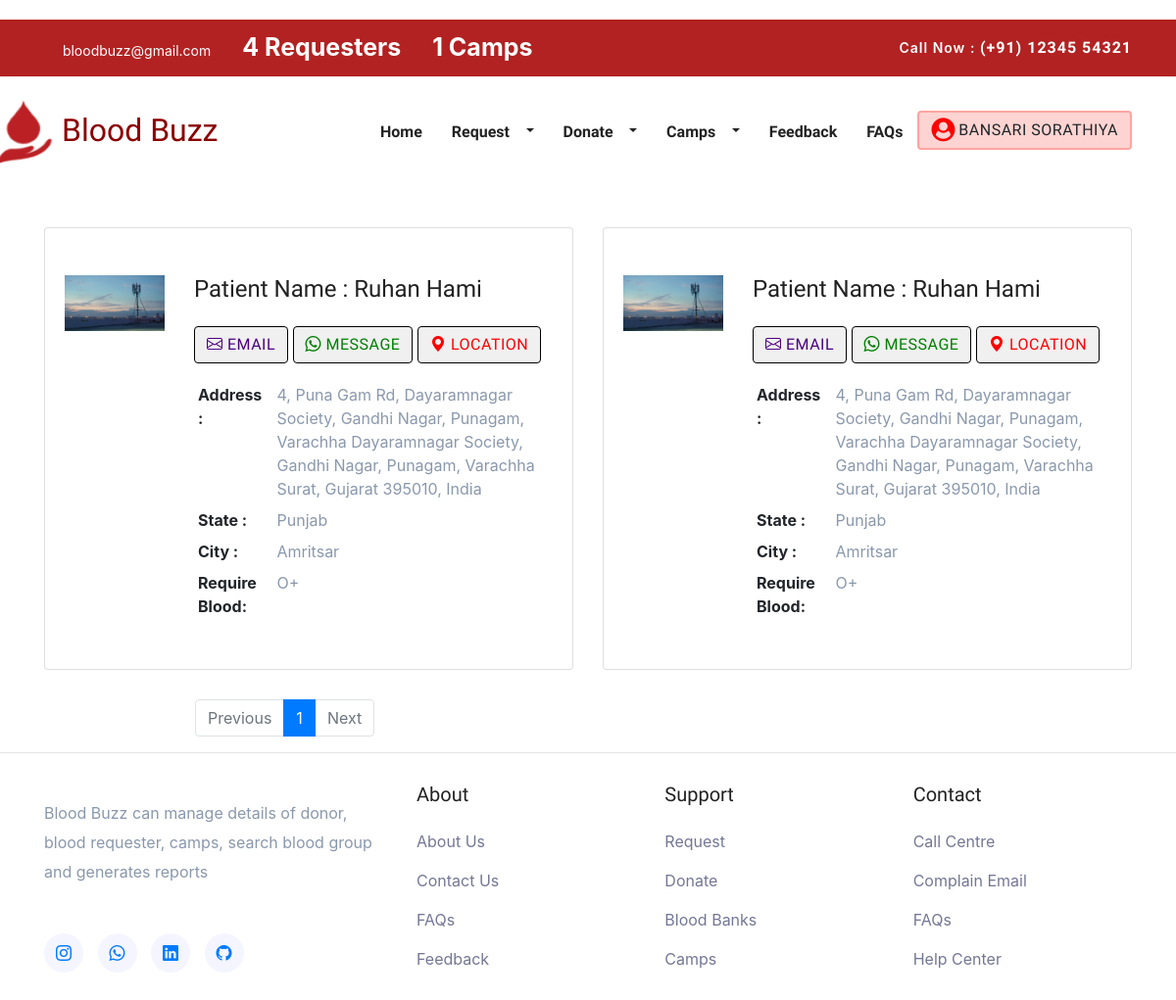
/Member/matchingBlood.php (signed in), run on the app's committed database.
### tables this page shows
CREATE TABLE `members` (
  `member_id` int(30) UNSIGNED NOT NULL,
  `img` varchar(200) DEFAULT NULL,
  `email` varchar(30) NOT NULL,
  `pwd` varchar(20) NOT NULL,
  `verify_token` varchar(100) NOT NULL,
  `name` varchar(50) NOT NULL,
  `contact_no` varchar(10) NOT NULL,
  `gender` varchar(50) NOT NULL,
  `dob` date NOT NULL,
  `address` varchar(250) NOT NULL,
  `city` int(5) UNSIGNED NOT NULL,
  `state` int(10) UNSIGNED NOT NULL,
  `landmark` varchar(80) NOT NULL,
  `pincode` varchar(6) NOT NULL,
  `member_status` enum('0','1','2') NOT NULL COMMENT '0=Deleted By Member 1=Active Status 2=Deactivated by Admin',
  `created_at` datetime NOT NULL DEFAULT current_timestamp()
);

CREATE TABLE `states` (
  `state_id` int(10) UNSIGNED NOT NULL,
  `state_name` varchar(60) NOT NULL
);

CREATE TABLE `city` (
  `city_id` int(5) UNSIGNED NOT NULL,
  `state_id` int(10) UNSIGNED NOT NULL,
  `city_name` varchar(70) NOT NULL
);

CREATE TABLE `blood_group` (
  `blood_id` mediumint(3) UNSIGNED NOT NULL,
  `blood_grp` varchar(3) NOT NULL
);

### Member/matchingBlood.php (the view, shortened to what this page needs)
<?php
include './nav.php';
        include '../Include/connect2.php';
        $member_email=$_SESSION['member_email'];
        $get_mid=$connection->prepare("SELECT member_id FROM members WHERE email=? LIMIT 1");
        $get_mid->execute([$member_email]);
        $mid_row=$get_mid->fetch(PDO::FETCH_ASSOC);
        $mid=$mid_row['member_id'];
        $check_donor=$connection->prepare("SELECT member_id,blood_id FROM eligibility WHERE member_id=?");
        $check_donor->execute([$mid]);
        if($check_donor->rowCount() > 0)
        {
?>
<body>
<?php
    $page = isset($_GET['page']) ? $_GET['page'] : 1;
    $records_per_page = 4;
    $offset = ($page - 1) * $records_per_page;
    $total_records_query ="SELECT COUNT(*) AS total FROM requester";
    $total_records_result = $connection->query($total_records_query);
    $total_records = $total_records_result->fetch(PDO::FETCH_ASSOC)['total'];
    $total_pages = ceil($total_records / $records_per_page);
    $blood_id=$check_donor->fetch(PDO::FETCH_ASSOC);
    $b=$blood_id['blood_id'];
    $query="SELECT requester.*, members.*,e.blood_id
        FROM requester JOIN eligibility e ON e.blood_id=requester.blood_id
        INNER JOIN members ON requester.member_id = members.member_id WHERE requester.blood_id=$b  LIMIT $offset, $records_per_page";
    $result = $connection->query($query);
    if ($result->rowCount() > 0)
    {
    ?>
    <div class="own">
    <div class="container">
    <div class="row">
    <?php
        while($row = $result->fetch(PDO::FETCH_ASSOC))
    {
?>
    <div class="col-lg-6">
    <div class="card m-b-30">
    <div class="card-body py-5">
    <div class="row">
    <div class="col-lg-3 text-center">
    <?php
        if($row['img']==null)
        {
        echo"<img src='../img/user.png' class='img-fluid mb-3' alt='user'>";
        }
        else
        {
            echo "<img src='../img/{$row['img']}' class='img-fluid mb-3' alt='user'>";
        }
    ?>
    </div>
    <div class="col-lg-9">
    <h4><?php echo "Patient Name :&nbsp;".$row['patient_name']; ?></h4>
    <div class="button-list mt-4 mb-3">
    <button type="button" id="email" class="btn btn-primary-rgba"><a class="envelop" href="mailto:<?php echo $row['email']; ?>"><i class="bi bi-envelope"></i>&nbsp;Email</a></button>
    <?php $cno="91". $row['contact_no']; ?>
    <button type="button" id="msg" class="btn btn-success-rgba"><a href="https://api.whatsapp.com/send?phone=<?php echo $cno; ?>" class="msg"><i class="bi bi-whatsapp"></i>&nbsp;Message</a></button>
    <button type="button" id="msg" class="btn btn-success-rgba"><a href="./userMap.php?mid=<?php echo $row['member_id'];?>" class="location"><i class="bi bi-geo-alt-fill"></i>&nbsp;Location</a></button>
    </div>
    <div class="table-responsive">
    <table class="table table-borderless mb-0">
    <tbody>
    <tr>
    <th scope="row" class="p-1">Address :</th>
    <td  style="height:100px;" class="p-1"><?php echo $row['address']; ?></td>
    </tr>
    <tr>
    <?php
    $sid=$row['state'];
    $state=$connection->prepare("SELECT DISTINCT state_name FROM states WHERE state_id=?");
    $state->execute([$sid]);
    $sname=$state->fetchColumn();
    ?>
    <th scope="row" class="p-1">State :</th>
    <td style="height:10px;" class="p-1"><?php echo $sname; ?></td>
    </tr>
    <tr>
    <?php
    $cid=$row['city'];
    $city=$connection->prepare("SELECT DISTINCT city_name FROM city WHERE city_id=?");
    $city->execute([$cid]);
    $cname=$city->fetchColumn();
    ?>
    <th scope="row" class="p-1">City :</th>
    <td style="height:10px;" class="p-1"><?php echo $cname; ?></td>
    </tr>
    <tr>
    <?php
    $bid=$row['blood_id'];
    $blood=$connection->prepare("SELECT DISTINCT blood_grp FROM blood_group WHERE blood_id=?");
    $blood->execute([$bid]);
    $blood_group=$blood->fetchColumn();
    ?>
    <th scope="row" class="p-1">Require Blood:</th>
    <td style="height:10px;" class="p-1"><?php echo $blood_group; ?></td>
    </tr>
    </tbody>
    </table>
        </div>
        </div>
        </div>
        </div>
        </div>
        </div>
    <?php
    }
    ?>
        </div>
        </div>
        </div>
    <?php
    }
    else
    {
       header("location:noRequester.php");
    }
    ?>
<nav aria-label="Feedbacks Pagination">
        <ul class="pagination">
            <li class="page-item <?php echo ($page <= 1) ? 'disabled' : ''; ?>">
                <a class="page-link" href="?page=<?php echo ($page <= 1) ? 1 : ($page - 1); ?>">Previous</a>
            </li>
            <?php for ($i = 1; $i <= $total_pages; $i++): ?>
            <li class="page-item <?php echo ($page == $i) ? 'active' : ''; ?>">
                <a class="page-link" href="?page=<?php echo $i; ?>"><?php echo $i; ?></a>
            </li>
            <?php endfor; ?>
            <li class="page-item <?php echo ($page >= $total_pages) ? 'disabled' : ''; ?>">
                <a class="page-link" href="?page=<?php echo ($page >= $total_pages) ? $total_pages : ($page + 1); ?>">Next</a>
            </li>
        </ul>
    </nav>
        <?php
        }
        else
        {
            header("location:donate_blood.php");
        }
        ?>
<?php
include './footer.php';
?>

### Member/nav.php (shortened to what this page needs)
<?php
include(__DIR__."/../include/connect.php");
if(isset($_SESSION['member_email'])){
$email = $_SESSION['member_email'];
$get_email="SELECT name FROM members WHERE email='$email'";
$get_email_run=mysqli_query($connection,$get_email);
$user=mysqli_fetch_array($get_email_run);
}
?>
<?php
include '../Include/connect2.php';
$get_requester=$connection->prepare("SELECT count(*) AS total FROM requester");
$get_requester->execute();
$data=$get_requester->fetch();
$get_camp=$connection->prepare("SELECT count(*) AS camp FROM camp WHERE `status`=?");
$get_camp->execute(['1']);
$camp=$get_camp->fetch();
?>
<!DOCTYPE html>
<html lang="en">
<head>
  <link rel="stylesheet" href="plugins/bootstrap/css/bootstrap.min.css">
  <link rel="stylesheet" href="plugins/icofont/icofont.min.css">
  <link rel="stylesheet" href="https://cdnjs.cloudflare.com/ajax/libs/font-awesome/4.7.0/css/font-awesome.min.css">
  <link rel="stylesheet" href="plugins/slick-carousel/slick/slick.css">
  <link rel="stylesheet" href="plugins/slick-carousel/slick/slick-theme.css">
  <link rel="stylesheet" href="css/style.css">
</head>
<body id="top">
    <header>
        <div class="header-top-bar">
            <div class="container">
                <div class="row align-items-center">
                    <div class="col-lg-6">
                        <ul class="top-bar-info list-inline-item pl-0 mb-0">
                            <li class="list-inline-item"><a href="mailto:support@gmail.com"><i class="icofont-support-faq mr-2"></i>bloodbuzz@gmail.com</a></li>
                            <li class="list-inline-item"><a href="./donate_blood.php" class="blink-text"><?php echo $data['total']; ?>&nbsp;Requesters</a></li>
                            <li class="list-inline-item"><a href="#camp" class="blink-text"><?php echo $camp['camp']; ?>&nbsp;Camps</a></li>
                        </ul>
                    </div>
                    <div class="col-lg-6">
                        <div class="text-lg-right top-right-bar mt-2 mt-lg-0">
                            <a href="tel:+23-345-67890" >
                                <span>Call Now : </span>
                                <span class="h6">(+91) 12345 54321</span>
                            </a>
                        </div>
                    </div>
                </div>
            </div>
        </div>
        <nav class="navbar navbar-expand-lg navigation" id="navbar">
            <div class="container">
                  <a class="navbar-brand" href="http://localhost/Blood/Member/index.php" >
                  <h2 style="width: 140; color:darkred;margin-left:-150px">
                <img src="../img/logo.png" alt="LOGO" style="width:60px;height:70px;margin-left:100px;">
              Blood Buzz
                </h2>
                  </a>
              <div class="collapse navbar-collapse" id="navbarmain">
                <ul class="navbar-nav ml-auto">
                  <li class="nav-item active">
                    <a class="nav-link" href="index.php">Home</a>
                  </li>
                    <li class="nav-item dropdown">
                        <a class="nav-link dropdown-toggle" href="department.html" id="dropdown02" data-toggle="dropdown" aria-haspopup="true" aria-expanded="false">Request<i class="icofont-thin-down"></i></a>
                      </li>
                    <li class="nav-item dropdown">
                        <a class="nav-link dropdown-toggle" href="doctor.html" id="dropdown03" data-toggle="dropdown" aria-haspopup="true" aria-expanded="false">Donate<i class="icofont-thin-down"></i></a>
                      </li>
                     <li class="nav-item dropdown">
                        <a class="nav-link dropdown-toggle" href="doctor.html" id="dropdown03" data-toggle="dropdown" aria-haspopup="true" aria-expanded="false">Camps<i class="icofont-thin-down"></i></a>
                      </li>
                    <li class="nav-item"><a class="nav-link" href="./feedback.php">Feedback</a></li>
                    <li class="nav-item"><a class="nav-link" href="./faq.php">FAQs</a></li>
                    <li>
                      <?php
                    if(isset($_SESSION['member_email']))
                    {
                        echo  " <div class='dropdown'>
                    <button class='btn dropdown' type='button' data-bs-toggle='dropdown'
                    aria-expanded='false' style='border: hidden; background-color: #F8F9FA; display: flex;background-color:#fed4d2;border:2px solid #ffa5a1;'>";
                        echo"<i class='fa fa-user-circle me-2' style='font-size:23px;font-weight:600;color:red;'></i>
                        " . "&nbsp;" . $user["name"] . "</button>
                    <ul class='dropdown-menu'>
                        <li><a href='./update.php' class='dropdown-item'>Update Profile</a></li>
                        <li><a href='./donation_history.php' class='dropdown-item'>Donation History</a></li>
                        <li><a class='dropdown-item' href='./logout.php' name='logout'>Logout</a></li>
                    </ul></div>";
                    }
                    ?>
                  </li>
                </ul>
              </div>
            </div>
        </nav>
    </header>
</body>
</html>

### Member/css/style.css (style rules this page uses)
html { overflow-x: hidden; }
body { line-height: 1.6; font-family: "Roboto", sans-serif; -webkit-font-smoothing: antialiased; font-size: 16px; color: #6F8BA4; font-weight: 400; }
h1, .h1, h2, .h2, h3, .h3, h4, .h4, h5, .h5, h6, .h6 { font-family: "Exo", sans-serif; font-weight: 700; color: #222; }
h2, .h2 { font-size: 44px; }
h4, .h4 { font-size: 1.3rem; line-height: 30px; }
h6, .h6 { font-size: 1rem; }
.btn { display: inline-block; font-size: 14px; font-size: 0.8125rem; font-weight: 700; letter-spacing: .5px; padding: .75rem 2rem; font-family: "Exo", sans-serif; text-transform: uppercase; border-radius: 5px; border: 2px solid transparent; transition: all .35s ease; }
a { color: #222; text-decoration: none; transition: all .35s ease; }
#navbarmain { padding: 20px 0px; }
#navbarmain .nav-link { font-weight: 600; padding: 10px 15px; color: #222; font-family: "Exo", sans-serif; text-transform: capitalize; font-size: 16px; transition: all .25s ease; }
.dropdown-toggle::after { display: none; }
.navbar-brand { margin-top: 10px; }
.header-top-bar { background: #223a66; font-size: 14px; padding: 10px 0px; box-shadow: 0 1px 2px rgba(0, 0, 0, 0.05); color: #fff; }
.top-bar-info li a { color: #fff; margin-right: 20px; }
.top-right-bar a span { color: #fff; font-weight: 600; letter-spacing: 1px; }

### Member/nav.php (style rules this page uses)
.header-top-bar { background: #b22222 ; margin-top:-30px; }
.blink-text { font-size: 25px; font-weight: bolder; animation: rainbow 4s infinite alternate, blink 1s infinite steps(1); }

### Member/matchingBlood.php (style rules this page uses)
.own { margin-top:40px; }
.msg { color:green; }
.location { color:red; }
.envelop { color:#4B0082; }
.m-b-30 { margin-bottom: 30px; }
.table-borderless td { border: 0 !important; }
.table td { color: #8A98AC; vertical-align: middle; border-top: 1px solid rgba(0, 0, 0, 0.03); padding: 0.6rem; }
.card { border: none; border-radius: 3px; background-color: #ffffff; }
.pagination { display: inline-block; margin-left:199px; }
#email,#msg { border:1px solid black; background-color:#f0f0f0; font-size:medium; }

### Member/footer.php (style rules this page uses)
body { margin-top:50px;margin-bottom:50px; }
ol li, ul li { list-style: none; }
ol, ul { margin: 0; padding: 0; }

### data on the page
members: name "BANSARI SORATHIYA"
states: state_name "Punjab"
city: city_name "Amritsar"
blood_group: blood_grp "O+"

### other printed values
$data['total'] "4"
$camp['camp'] "1"
$row['patient_name'] "Ruhan Hami"
$row['address'] "4, Puna Gam Rd, Dayaramnagar Society, Gandhi Nagar, Punagam, Varachha Dayaramnagar Society, Gandhi Nagar, Punagam, Varachha Surat, Gujarat 395010, India"
